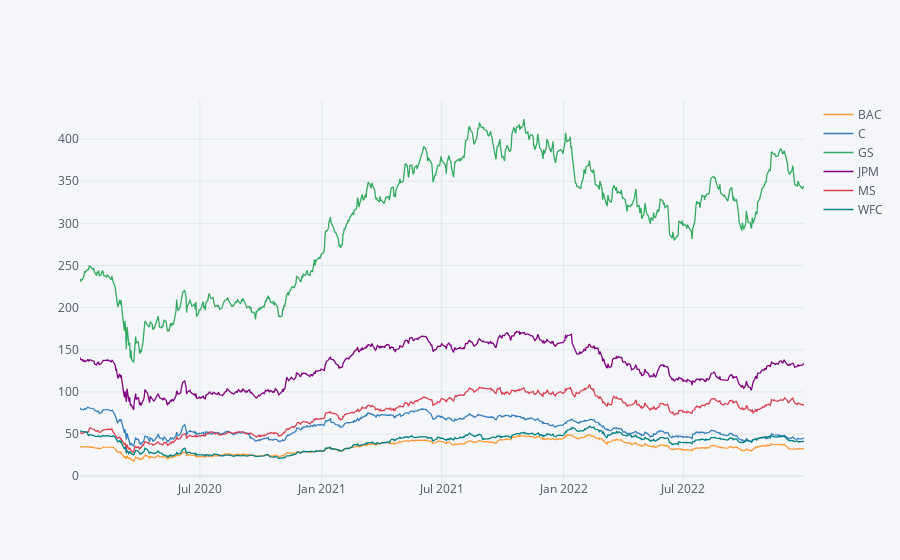

The notebook cell this image was saved under:
### Code cell
bank_stocks.xs(key='Close',axis=1,level='Stock Info').iplot()

### Figure 1 — Plotly figure (JSON) as saved in the notebook; plotly's stock layout.template omitted (floating-point values rounded to 4 significant figures; data arrays with more than 128 entries replaced by an {"elided": "..."} marker saying what was removed)
{"data": [{"line": {"color": "rgba(255, 153, 51, 1.0)", "dash": "solid", "shape": "linear", "width": 1.3}, "mode": "lines", "name": "BAC", "text": "", "type": "scatter", "x": {"elided": "756 str values"}, "y": {"elided": "756 float values"}}, {"line": {"color": "rgba(55, 128, 191, 1.0)", "dash": "solid", "shape": "linear", "width": 1.3}, "mode": "lines", "name": "C", "text": "", "type": "scatter", "x": {"elided": "756 str values"}, "y": {"elided": "756 float values"}}, {"line": {"color": "rgba(50, 171, 96, 1.0)", "dash": "solid", "shape": "linear", "width": 1.3}, "mode": "lines", "name": "GS", "text": "", "type": "scatter", "x": {"elided": "756 str values"}, "y": {"elided": "756 float values"}}, {"line": {"color": "rgba(128, 0, 128, 1.0)", "dash": "solid", "shape": "linear", "width": 1.3}, "mode": "lines", "name": "JPM", "text": "", "type": "scatter", "x": {"elided": "756 str values"}, "y": {"elided": "756 float values"}}, {"line": {"color": "rgba(219, 64, 82, 1.0)", "dash": "solid", "shape": "linear", "width": 1.3}, "mode": "lines", "name": "MS", "text": "", "type": "scatter", "x": {"elided": "756 str values"}, "y": {"elided": "756 float values"}}, {"line": {"color": "rgba(0, 128, 128, 1.0)", "dash": "solid", "shape": "linear", "width": 1.3}, "mode": "lines", "name": "WFC", "text": "", "type": "scatter", "x": {"elided": "756 str values"}, "y": {"elided": "756 float values"}}], "layout": {"legend": {"bgcolor": "#F5F6F9", "font": {"color": "#4D5663"}}, "paper_bgcolor": "#F5F6F9", "plot_bgcolor": "#F5F6F9", "title": {"font": {"color": "#4D5663"}}, "xaxis": {"gridcolor": "#E1E5ED", "showgrid": true, "tickfont": {"color": "#4D5663"}, "title": {"font": {"color": "#4D5663"}, "text": ""}, "zerolinecolor": "#E1E5ED"}, "yaxis": {"gridcolor": "#E1E5ED", "showgrid": true, "tickfont": {"color": "#4D5663"}, "title": {"font": {"color": "#4D5663"}, "text": ""}, "zerolinecolor": "#E1E5ED"}}}
